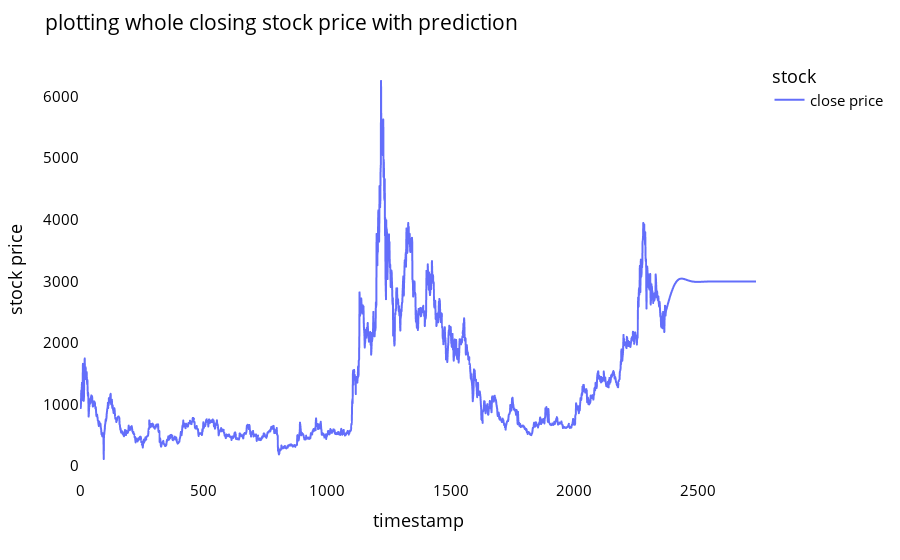

The notebook cell saved with this chart:
### Code cell
lstmdf=closedf.tolist()
lstmdf.extend((np.array(lst_output).reshape(-1,1)).tolist())
lstmdf=scaler.inverse_transform(lstmdf).reshape(1,-1).tolist()[0]
names=cycle(['close price'])
fig=px.line(lstmdf,labels={'value':'stock price','index':'timestamp'})
fig.update_layout(title_text='plotting whole closing stock price with prediction',plot_bgcolor='white',font_size=15,font_color='black',legend_title_text='stock')
fig.for_each_trace(lambda t: t.update(name=next(names)))
fig.update_xaxes(showgrid=False)
fig.update_yaxes(showgrid=False)
fig.show()

### Figure 1 — Plotly figure (JSON) as saved in the notebook; plotly's stock layout.template omitted (floating-point values rounded to 4 significant figures; data arrays with more than 128 entries replaced by an {"elided": "..."} marker saying what was removed)
{"data": [{"hovertemplate": "variable=0<br>timestamp=%{x}<br>stock price=%{y}<extra></extra>", "legendgroup": "0", "line": {"color": "#636efa", "dash": "solid"}, "marker": {"symbol": "circle"}, "mode": "lines", "name": "close price", "showlegend": true, "type": "scattergl", "x": {"elided": "2736 int values"}, "xaxis": "x", "y": {"elided": "2736 float values"}, "yaxis": "y"}], "layout": {"font": {"color": "black", "size": 15}, "legend": {"title": {"text": "stock"}, "tracegroupgap": 0}, "margin": {"t": 60}, "plot_bgcolor": "white", "title": {"text": "plotting whole closing stock price with prediction"}, "xaxis": {"anchor": "y", "domain": [0, 1], "showgrid": false, "title": {"text": "timestamp"}}, "yaxis": {"anchor": "x", "domain": [0, 1], "showgrid": false, "title": {"text": "stock price"}}}}
